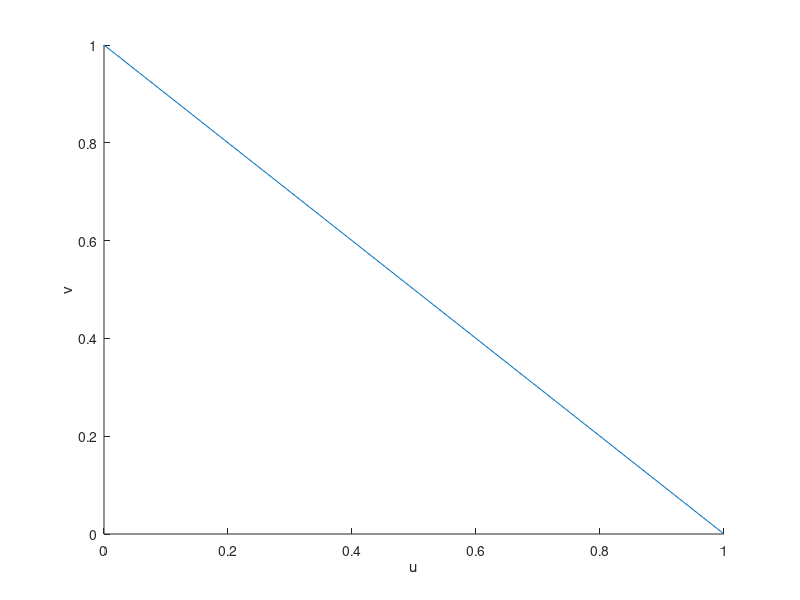

The MATLAB script that drew this image: (Note: this script raises an error after producing the figure.)
figure(1)
hold on
xlabel('u')
ylabel('v')
xlim([0 1])
ylim([0 1])
fun = @(u) 1-u;
fplot(fun, [0 1], 'Red', 'Linewidth',3)
txt1 = text(0.47,0.60,'biodiversity');
set(txt1, 'Rotation', -38, 'Color','Black','FontWeight','bold', 'Fontsize',18);
txt2 = text(0.41,0.52,'bioselectivity');
set(txt2, 'Rotation', -39, 'Color', 'Black','FontWeight','bold', 'Fontsize',18);
set(gcf,'Color','w')
red_box = fill([0 1 0], [0 0 1],'r')
set(red_box, 'facealpha', 0.2);
set(red_box, 'edgealpha', 0);
black_box = fill([1 1 0], [0 1 1], 'g')
set(black_box, 'facealpha', 0.2);
set(black_box, 'edgealpha', 0);
title('Figure 6')
box on;
hold off